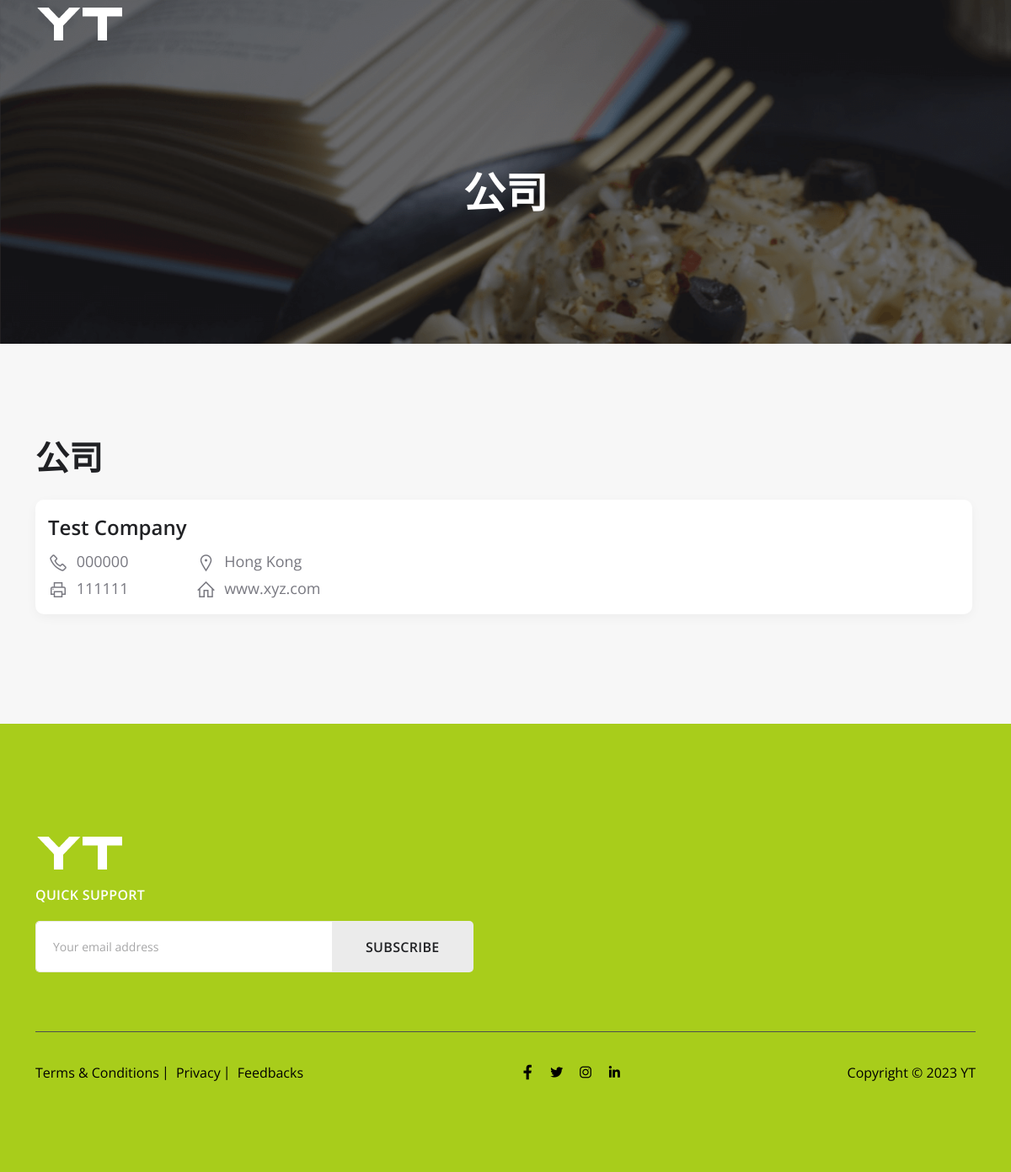
Page /company_details.php?industry=2 on the committed database.
### tables this page shows
CREATE TABLE `company` (
  `company_id` int(11) NOT NULL,
  `cat_id` int(11) NOT NULL,
  `sub_cat_id` int(11) NOT NULL,
  `industry_type_id` int(11) NOT NULL,
  `company_name` varchar(255) NOT NULL,
  `phone` varchar(20) NOT NULL,
  `fax` varchar(20) NOT NULL,
  `website` varchar(255) NOT NULL,
  `location` varchar(500) NOT NULL,
  `inserted_at` datetime NOT NULL,
  `updated_at` datetime NOT NULL
);

### admin/include/DBController.php (called while the page is built, shortened)
<?php
class DBController {
    private $host = "localhost";
    private $user = "root";
    private $password = "";
    private $database = "yt";
    private $conn;
    function __construct() {
        $this->conn = $this->connectDB();
    }
    function connectDB() {
        $conn = mysqli_connect($this->host,$this->user,$this->password,$this->database);
        return $conn;
    }
    function runQuery($query) {
        $result = mysqli_query($this->conn,$query);
        while($row=mysqli_fetch_assoc($result)) {
            $resultset[] = $row;
        }
        if(!empty($resultset))
            return $resultset;
    }
    function numRows($query) {
        $result  = mysqli_query($this->conn,$query);
        $rowcount = mysqli_num_rows($result);
        return $rowcount;
    }
}

### company_details.php (the view, shortened to what this page needs)
<?php
include('admin/include/DBController.php');
$db = new DBController();
if(isset($_GET['industry'])){
    $industry = $_GET['industry'];
}
?>
<!DOCTYPE html>
<html lang="en">
<head>
    <link rel="stylesheet" href="assets/css/bootstrap.min.css">
    <link rel="stylesheet" href="assets/css/line-awesome.min.css">
    <link rel="stylesheet" href="assets/vendors/slick/slick.css">
    <link rel="stylesheet" href="assets/vendors/slick/slick-theme.css">
    <link rel="stylesheet" href="assets/vendors/editable-select/jquery-editable-select.css">
    <link rel="stylesheet" href="assets/vendors/nice-select/nice-select.css">
    <link rel="stylesheet" href="assets/css/animate.css">
    <link rel="stylesheet" href="assets/css/style.css">
    <link rel="stylesheet" href="assets/css/responsive.css">
</head>
<body>
<header class="header-area">
    <nav class="navbar navbar-expand-lg header-menu">
        <div class="container">
            <a class="navbar-brand sticky_logo" href="index.php">
                <img class="main" src="assets/img/logo.png" srcset="assets/img/logo@2x.png 2x" alt="logo">
            </a>
        </div>
    </nav>
</header>
<main>
    <section class="breadcrumb-area" style="background-image: url(assets/img/banner/banner-job.png);">
        <div class="container">
            <div class="row">
                <div class="col-xxl-8 col-lg-9 mx-auto text-center">
                    <h1 class="banner-title">公司 </h1>
                </div>
            </div>
        </div>
    </section>
    <section class="pt-110 pb-130 bg_disable">
        <div class="container">
            <div class="row">
                <div class="col-lg-12">
                    <div class="job-post-widget">
                        <div class="sidebar-header d-flex justify-content-between align-items-center mt-4 mt-lg-0">
                            <div class="sidebar-title">
                                <h4 class="wow fadeInRight" style="font-size: 40px;">公司 </h4>
                            </div>
                        </div>
                        <?php
                        $fetch_company = $db->runQuery("select * from company where industry_type_id = '$industry' order by company_id desc");
                        $no_fetch_company  = $db->numRows("select * from company where industry_type_id = '$industry' order by company_id desc");
                        for ($j=0; $j < $no_fetch_company; $j++){
                            ?>
                            <div class="single-job-post me-1 wow fadeInUp mt-25">
                                <div class="post-header">
                                    <div>
                                        <h6 class="job-title"><a href="#"><?php echo $fetch_company[$j]['company_name'];?></a> </h6>
                                        <div class="d-flex flex-wrap">
                                            <div class="job-location"> <i
                                                    class="las la-phone"></i>
                                                <?php echo $fetch_company[$j]['phone'];?>
                                            </div>
                                            <div class="job-location"> <i
                                                    class="las la-map-marker-alt"></i>
                                                <?php echo $fetch_company[$j]['location'];?>
                                            </div>
                                        </div>
                                        <div class="d-flex flex-wrap">
                                            <div class="job-location"> <i
                                                    class="las la-print"></i>
                                                <?php echo $fetch_company[$j]['fax'];?>
                                            </div>
                                            <div class="job-location"> <i
                                                    class="las la-home"></i><a target="_blank" href="<?php echo $fetch_company[$j]['website'];?>">
                                                    <?php echo $fetch_company[$j]['website'];?>
                                                </a>
                                            </div>
                                        </div>
                                    </div>
                                </div>
                            </div>
                            <?php
                        }
                        ?>
                    </div>
                </div>
            </div>
        </div>
    </section>
</main>
<section class="footer-area pt-130 pb-100">
    <div class="container">
        <div class="footer-content-top pb-70">
            <a class="wow fadeInRight" href="index.html"><img src="assets/img/logo.png" alt="Logo"/></a>
            <div class="d-flex flex-wrap justify-content-xl-between justify-content-center wow fadeInRight"
                 data-wow-delay="0.3s">
                <div class="right-content mt-3">
                    <div class="footer-search-form wow fadeInLeft">
                        <p class="Subscribe-title mb-20">Quick Support</p>
                        <form action="#">
                            <div class="d-sm-flex justify-content-end footer-search">
                                <div>
                                    <input type="text" class="form-control email-form"
                                           placeholder="Your email address"/>
                                </div>
                                <button class="btn-Subscribe" type="submit">
                                    Subscribe
                                </button>
                            </div>
                        </form>
                    </div>
                </div>
            </div>
        </div>
        <div class="mt-30 footer-content d-flex flex-lg-row flex-column wow fadeInUp" data-wow-delay="0.5">
            <div class="footer-terms">
                <a href="#">Terms & Conditions</a>
                <a href="#">Privacy</a>
                <a href="#">Feedbacks</a>
            </div>
            <div class="social-icon text-center">
                <a href="#"><i class="lab la-facebook-f"></i></a>
                <a href="#"><i class="lab la-twitter"></i></a>
                <a href="#"><i class="lab la-instagram"></i></a>
                <a href="#"><i class="lab la-linkedin-in"></i></a>
            </div>
            <div class="text-end">
                <p>Copyright © 2023 YT</p>
            </div>
        </div>
    </div>
</section>
</body>
</html>

### rows in the picture
company: company_name "Test Company", phone "000000", location "Hong Kong", fax "111111", website "www.xyz.com"
